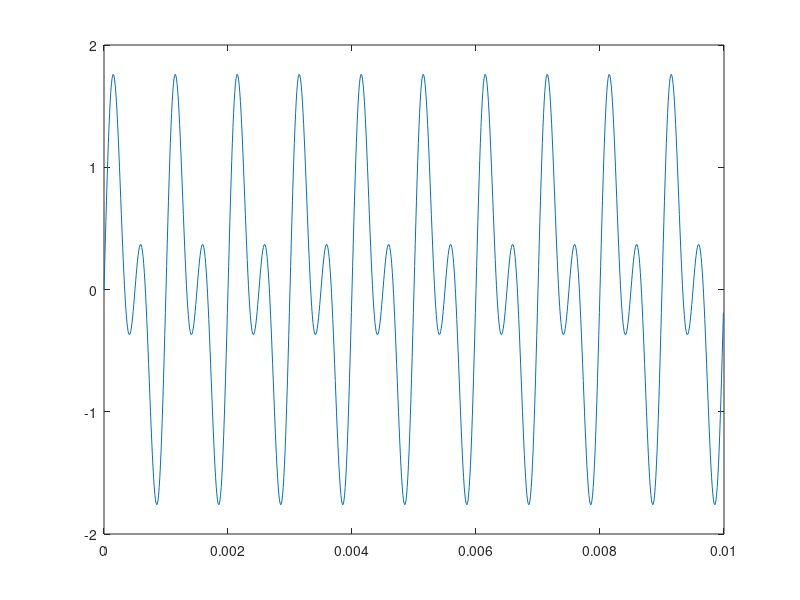
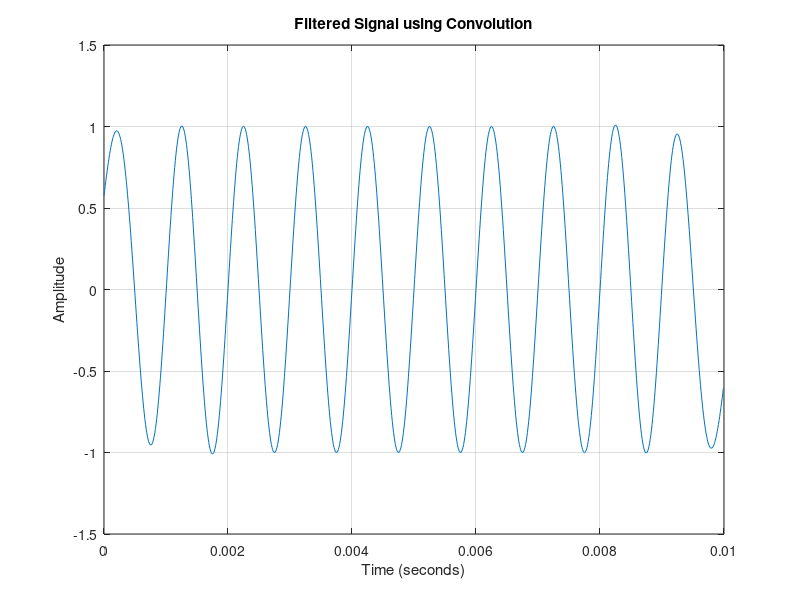

The MATLAB source for these figures, in order:
%%
clc;
clear all;

% 设定参数
Fs = 100000; % 采样频率 10kHz
T = 1e-2; % 总时长 1秒
t = 0:1/Fs:T-1/Fs; % 时间向量

% 生成信号（这里使用之前的合成信号）
f1 = 1000; % 频率 1kHz
signal1 = sin(2*pi*f1*t);
f2 = 2000; % 频率 2kHz
signal2 = sin(2*pi*f2*t);
combined_signal = signal1 + signal2;

% 设计滤波器的脉冲响应
% 例如，使用fir1函数设计一个FIR滤波器
filter_order = 500; % 滤波器阶数
cutoff_freq = 1500; % 截止频率 1.5kHz
h = fir1(filter_order, cutoff_freq/(Fs/2)); % 得到滤波器的脉冲响应

% 进行卷积
filtered_signal = conv(combined_signal, h, 'same'); % 'same'选项确保输出信号与原始信号长度相同

figure;
plot(t, combined_signal);

% 绘制滤波后的信号
figure;
plot(t, filtered_signal);
title('Filtered Signal using Convolution');
xlabel('Time (seconds)');
ylabel('Amplitude');
grid on;